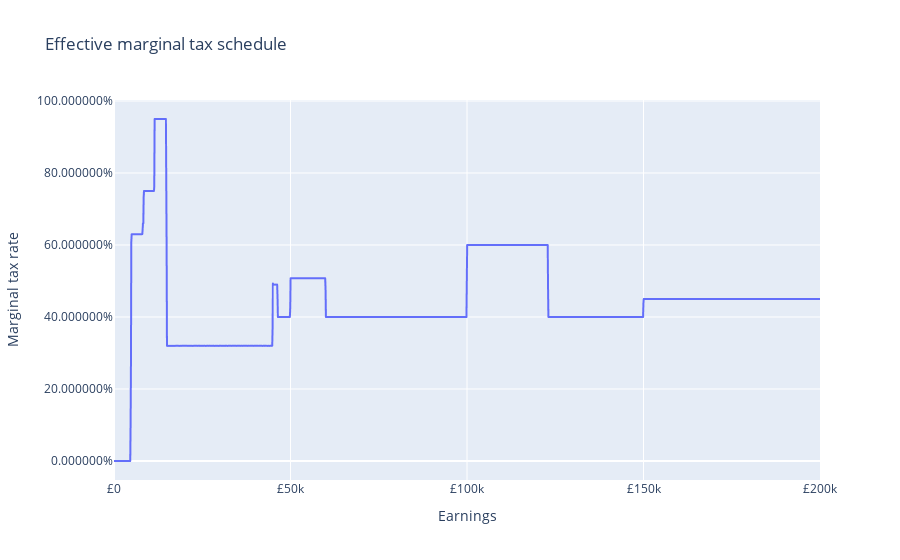

The cell this chart's notebook holds for it:
### Markdown cell above
# Individuals

Individual-focused simulations calculate variables for hypothetical, manually specified people, benefit units and households. This can be useful for different applications:
- Calculating taxes and benefits for a specific group
- Evaluating how the computed variables change when one property is varied

## Example: calculating the effective marginal tax rate schedule

In this example, we specify the input data being a lone parent with one child. By setting the ```employment_income``` field to vary (by default, between £0 and £200k) we can plot the line graph of earnings against the effective marginal tax rate. 

Note that ```claims_child_benefit``` is required here to inform takeup determination.

### Code cell
from openfisca_uk import IndividualSim
import plotly.express as px

# define the simulation and populate it

sim = IndividualSim()
sim.add_person(name="parent", age=24, is_benunit_head=True, is_household_head=True)
sim.add_person(name="child", age=2)
sim.add_benunit(adults=["parent"], children=["child"], claims_child_benefit=True)
sim.add_household(adults=["parent"], children=["child"])

# replicate the simulation along the earnings dimension

sim.vary("employment_income", min=0, max=200000, step=100)

# retrive the arrays of earnings and marginal tax rates

earnings = sim.calc("employment_income", target="parent")
mtr = sim.calc_mtr(wrt_target="parent")

# plot the results

fig = px.line(x=earnings, y=mtr, title="Effective marginal tax schedule")
fig.update_layout(yaxis_tickformat="%", xaxis_tickprefix="£", xaxis_title="Earnings", yaxis_title="Marginal tax rate")
fig.show()

### Figure 1 — Plotly figure (JSON) as saved in the notebook; plotly's stock layout.template omitted (floating-point values rounded to 4 significant figures; data arrays with more than 128 entries replaced by an {"elided": "..."} marker saying what was removed)
{"data": [{"hovertemplate": "x=%{x}<br>y=%{y}<extra></extra>", "legendgroup": "", "line": {"color": "#636efa", "dash": "solid"}, "mode": "lines", "name": "", "showlegend": false, "type": "scattergl", "x": {"elided": "2000 float values"}, "xaxis": "x", "y": {"elided": "2000 float values"}, "yaxis": "y"}], "layout": {"autosize": true, "legend": {"tracegroupgap": 0}, "title": {"text": "Effective marginal tax schedule"}, "xaxis": {"anchor": "y", "autorange": true, "domain": [0, 1], "range": [0, 200000], "tickprefix": "£", "title": {"text": "Earnings"}, "type": "linear"}, "yaxis": {"anchor": "x", "autorange": true, "domain": [0, 1], "range": [-0.05279, 1.003], "tickformat": "%", "title": {"text": "Marginal tax rate"}, "type": "linear"}}}
